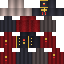

This figure's Python source:
#!/usr/bin/env python3
"""曹操 x 阿拉纳克 风格皮肤 —— 使用新版 skinlib API。

融合王者荣耀曹操（暗红袍、金纹）与星际2阿拉纳克（塔达林装甲、血红能量）。
"""

from skinlib import Skin, apply_shading, render_3d

# ---- 配色 ----
DARK_RED     = (120, 20, 25, 255)
BLOOD_RED    = (220, 40, 40, 255)
DARK_METAL   = (45, 45, 55, 255)
DARKER_METAL = (30, 30, 38, 255)
GOLD         = (210, 170, 60, 255)
GOLD_BRIGHT  = (240, 200, 90, 255)
GRAY_CLOTH   = (80, 70, 70, 255)
SKIN_PALE    = (170, 150, 145, 255)

s = Skin(size=64, model="steve")

# ============================================
# BASE 层：真实感着色
# ============================================
apply_shading(s, "head", SKIN_PALE, "base", style="combined")
apply_shading(s, "body", DARK_RED, "base", style="combined", noise=True, noise_var=4)
apply_shading(s, "right_arm", GRAY_CLOTH, "base", style="cylindrical")
apply_shading(s, "left_arm", GRAY_CLOTH, "base", style="cylindrical")
apply_shading(s, "right_leg", DARK_METAL, "base", style="cylindrical")
apply_shading(s, "left_leg", DARK_METAL, "base", style="cylindrical")

# ============================================
# OVERLAY 层：尖刺装甲
# ============================================
apply_shading(s, "head", DARK_METAL, "overlay", style="combined")
apply_shading(s, "body", DARKER_METAL, "overlay", style="combined")
apply_shading(s, "right_arm", DARK_RED, "overlay", style="cylindrical")
apply_shading(s, "left_arm", DARK_RED, "overlay", style="cylindrical")
apply_shading(s, "right_leg", DARK_RED, "overlay", style="cylindrical")
apply_shading(s, "left_leg", DARK_RED, "overlay", style="cylindrical")

# ============================================
# 细节：金纹 + 血红能量
# ============================================
# 头盔王冠金纹
for u in range(1, 7):
    s.pixel("head", "overlay", "front", u, 1, GOLD)
    s.pixel("head", "overlay", "front", u, 2, GOLD)
for v in range(0, 4):
    s.pixel("head", "overlay", "front", 4, v, GOLD_BRIGHT)

# 头盔顶部尖刺
for u in range(0, 8):
    s.pixel("head", "overlay", "top", u, 0, GOLD)
    s.pixel("head", "overlay", "top", u, 7, GOLD)
for u in (3, 4):
    s.pixel("head", "overlay", "top", u, 3, GOLD_BRIGHT)
    s.pixel("head", "overlay", "top", u, 4, BLOOD_RED)

# 面部血红能量纹
for u in (2, 5):
    for v in (4, 5):
        s.pixel("head", "overlay", "front", u, v, BLOOD_RED)
for u in (2, 5):
    s.pixel("head", "overlay", "front", u, 6, (255, 90, 60, 255))

# 胸口金色徽记 + 血红核心
for u in range(3, 5):
    s.pixel("body", "overlay", "front", u, 6, GOLD)
    s.pixel("body", "overlay", "front", u, 7, GOLD)
for u in range(3, 5):
    s.pixel("body", "overlay", "front", u, 3, BLOOD_RED)
    s.pixel("body", "overlay", "front", u, 4, (255, 90, 60, 255))

# 身体两侧金色装甲边 + 尖刺
for v in range(0, 12):
    s.pixel("body", "overlay", "right", 0, v, GOLD)
    s.pixel("body", "overlay", "left", 0, v, GOLD)
for v in (2, 5, 8):
    s.pixel("body", "overlay", "right", 3, v, GOLD_BRIGHT)
    s.pixel("body", "overlay", "left", 3, v, GOLD_BRIGHT)

# 臂甲金纹 + 能量
for arm in ("right_arm", "left_arm"):
    for u in range(1, 3):
        s.pixel(arm, "overlay", "front", u, 2, GOLD)
        s.pixel(arm, "overlay", "front", u, 3, GOLD)
        s.pixel(arm, "overlay", "front", u, 5, BLOOD_RED)

# 腿甲护膝金纹 + 能量线
for leg in ("right_leg", "left_leg"):
    for u in range(1, 3):
        s.pixel(leg, "overlay", "front", u, 4, GOLD)
        s.pixel(leg, "overlay", "front", u, 5, GOLD)
        s.pixel(leg, "overlay", "front", u, 8, BLOOD_RED)

s.save("cao_alarak.png")
render_3d(s, scale=6).save("cao_alarak_3d.png")
s.img.resize((512, 512), __import__("PIL").Image.NEAREST).save("cao_alarak_large.png")
print("生成 cao_alarak.png / cao_alarak_3d.png / cao_alarak_large.png")
